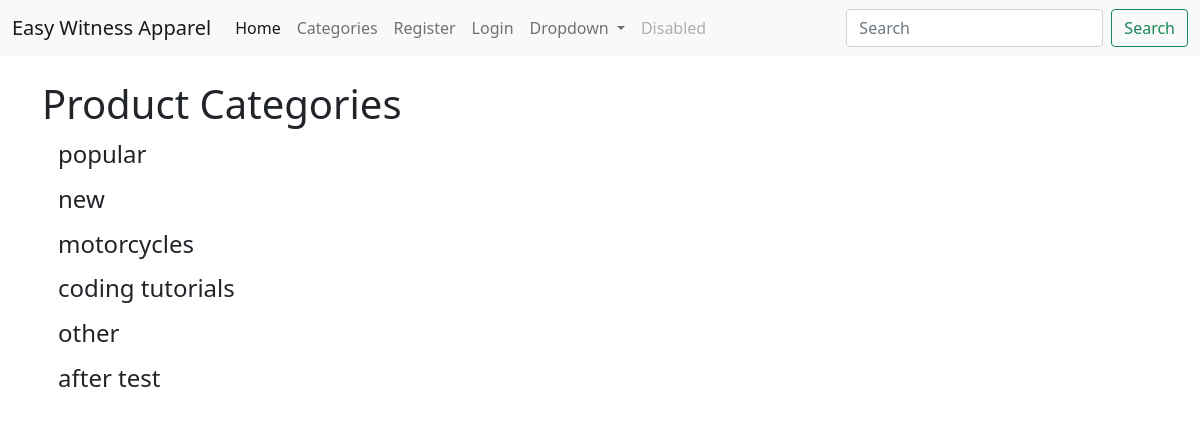
The page /category-list/ on the database its author committed.
### theblog/models.py (models this page shows, shortened)
class Category(models.Model):
    name = models.CharField(max_length=255)
    def __str__(self):
        return self.name

### theblog/views.py (the view)
# urls.py: path('category-list/', CategoryListView, name='category-list'),
def CategoryListView(request):
    cat_menu_list = Category.objects.all()
    return render(request, 'category_list.html', {'cat_menu_list': cat_menu_list})

### theblog/templates/category_list.html (shortened to what this page needs)
{% extends 'base.html' %}
{% block content %}
    <h1>Product Categories</h1>
    {% for item in cat_menu_list %}
        <h4><a class="dropdown-item" href="{% url 'category' item|slugify %}">{{ item }}</a></h4>
    {% endfor %}
{% endblock %}

### rows shown on the page
Category: name "popular"
Category: name "new"
Category: name "motorcycles"
Category: name "coding tutorials"
Category: name "other"
Category: name "after test"
